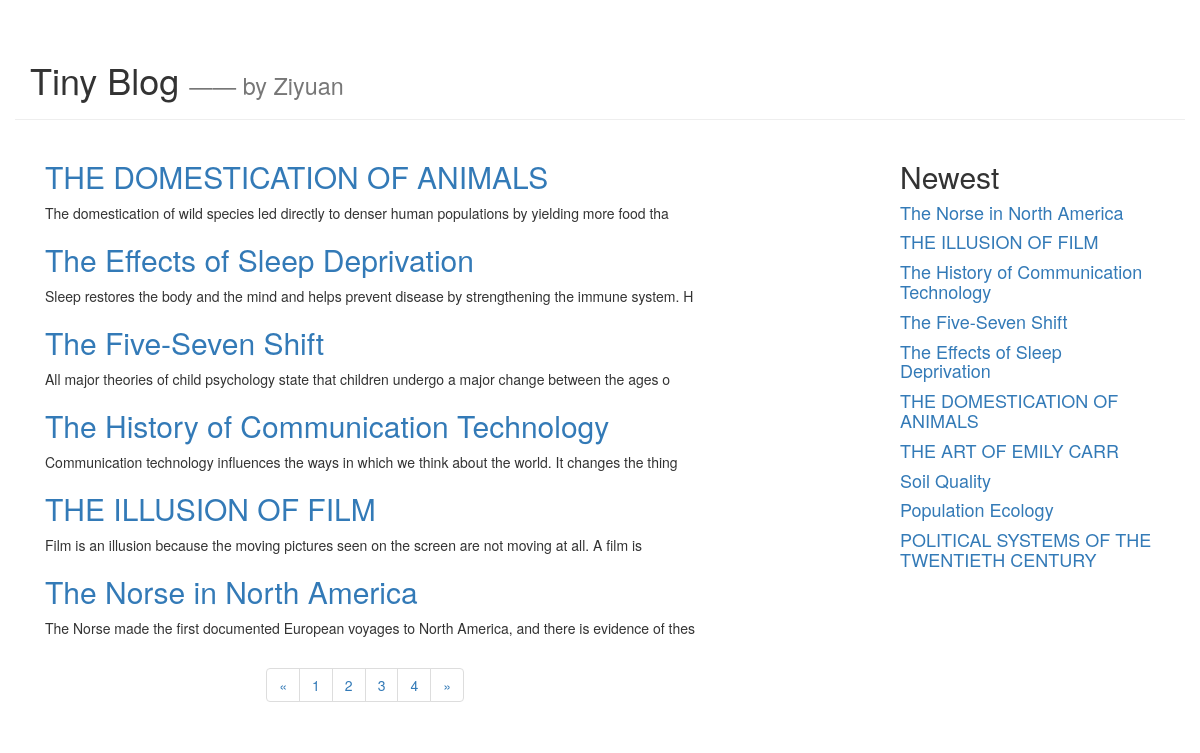
Page /blog/index?page=4 on the committed database.
### blog/models.py (models this page shows, shortened)
class Article(models.Model):
    article_id = models.AutoField(primary_key=True)
    title = models.TextField()
    brief_content = models.TextField()
    content = models.TextField()
    publish_date = models.DateTimeField(auto_now=True)

### blog/views.py (the view)
# urls.py: path('index', blog.views.get_index_page),
def get_index_page(request):
    page = request.GET.get('page')
    if page:
        page = int(page)
    else:
        page = 1
    print('page param: ', page)
    all_article = Article.objects.all()
    top10_article_list = Article.objects.order_by('-publish_date')[:10]
    paginator = Paginator(all_article, 6)
    page_num = paginator.num_pages
    print('page num:', page_num)
    page_article_list = paginator.page(page)
    if page_article_list.has_next():
        next_page = page + 1
    else:
        next_page = page
    if page_article_list.has_previous():
        previous_page = page - 1
    else:
        previous_page = page
    return render(request, 'blog/index.html',
                  {
                      'article_list': page_article_list,
                      'page_num': range(1, page_num + 1),
                      'curr_page': page,
                      'next_page': next_page,
                      'previous_page': previous_page,
                      'top10_article_list': top10_article_list
                  }
                )

### blog/templates/blog/index.html (shortened to what this page needs)
<!DOCTYPE html>
<html lang="en">
<head>
    <link rel="stylesheet" href="https://cdn.jsdelivr.net/npm/bootstrap@3.3.7/dist/css/bootstrap.min.css"
>
</head>
<body>
<div class="container page-header">
    <h1>Tiny Blog
        <small> —— by Ziyuan</small>
    </h1>
</div>
<div class="container page-body">
    <div class="col-md-9" role="main">
        <div class="body-main">
            {% for article in article_list %}
            <div>
                <h2><a href="/blog/detail/{{article.article_id}}">{{ article.title }}</a></h2>
                <p>
                    {{article.brief_content}}
                </p>
            </div>
            {% endfor %}
        </div>
        <div class="body-footer">
            <div class="col-md-4 col-md-offset-3">
                <nav aria-label="Page navigation">
                    <ul class="pagination">
                        <li>
                            <a href="/blog/index?page={{previous_page}}" aria-label="Previous">
                                <span aria-hidden="true">&laquo;</span>
                            </a>
                        </li>
                        {% for num in page_num %}
                        <li><a href="/blog/index?page={{num}}">{{ num }}</a></li>
                        {% endfor %}
                        <li>
                            <a href="/blog/index?page={{next_page}}" aria-label="Next">
                                <span aria-hidden="true">&raquo;</span>
                            </a>
                        </li>
                    </ul>
                </nav>
            </div>
        </div>
    </div>
    <div class="col-md-3" role="complementary">
        <div>
            <h2>Newest</h2>
            {% for article in top10_article_list %}
            <h4><a href="/blog/detail/{{article.article_id}}">{{ article.title }}</a></h4>
            {% endfor %}
        </div>
    </div>
</div>
</body>
</html>

### rows in the picture
Article: title "THE DOMESTICATION OF ANIMALS", brief_content "The domestication of wild species led directly to denser human populations by yielding more food tha"
Article: title "The Effects of Sleep Deprivation", brief_content "Sleep restores the body and the mind and helps prevent disease by strengthening the immune system. H"
Article: title "The Five-Seven Shift", brief_content "All major theories of child psychology state that children undergo a major change between the ages o"
Article: title "The History of Communication Technology", brief_content "Communication technology influences the ways in which we think about the world. It changes the thing"
Article: title "THE ILLUSION OF FILM", brief_content "Film is an illusion because the moving pictures seen on the screen are not moving at all. A film is"
Article: title "The Norse in North America", brief_content "The Norse made the first documented European voyages to North America, and there is evidence of thes"
Article: title "THE ART OF EMILY CARR"
Article: title "Soil Quality"
Article: title "Population Ecology"
Article: title "POLITICAL SYSTEMS OF THE TWENTIETH CENTURY"

### other values in the picture
{{ num }} "1" "2" "3" "4"
